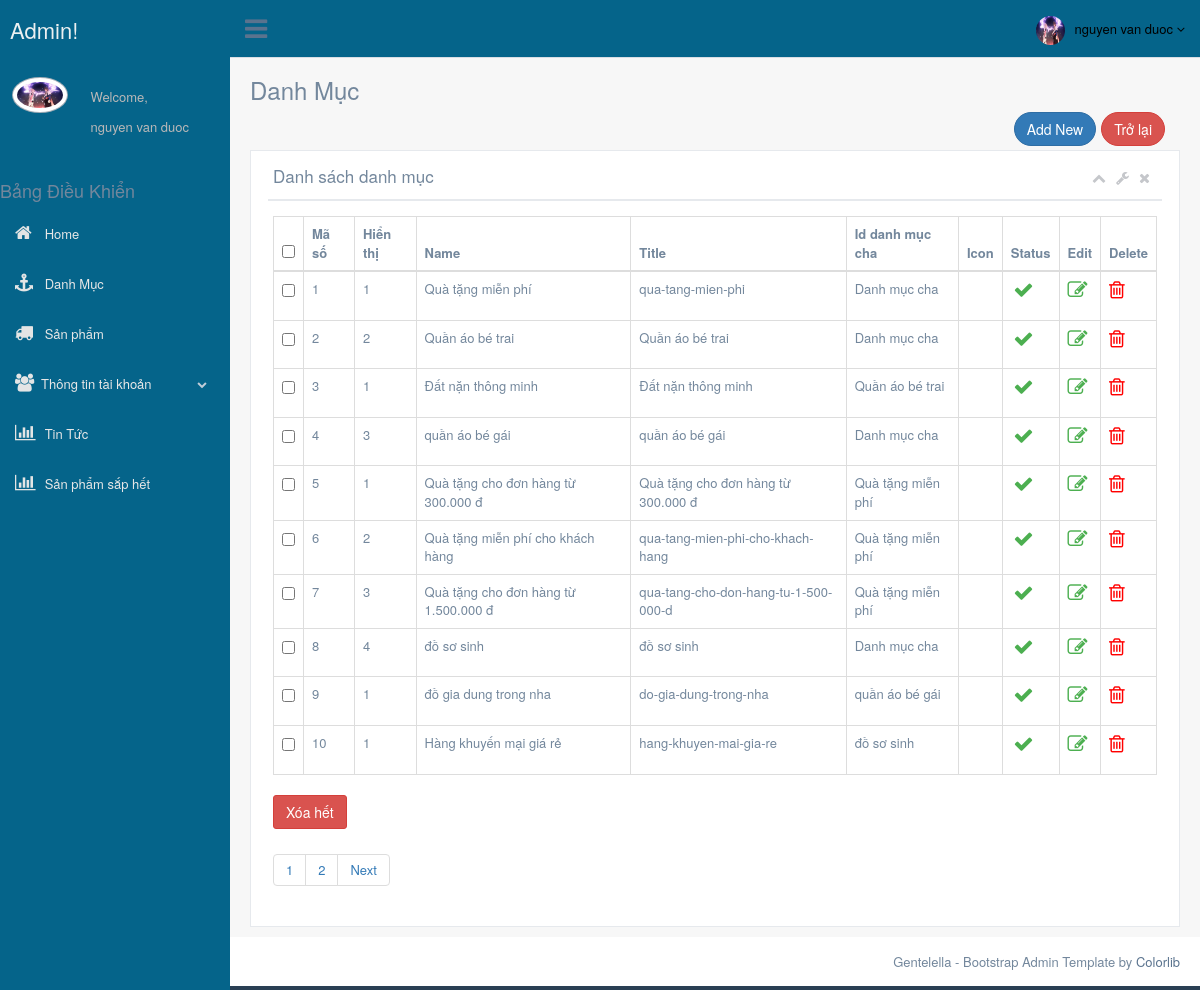
/admin/views/banner/index.php (signed in), run on the app's committed database.
### tables this page shows
CREATE TABLE `category` (
  `id` int(11) NOT NULL,
  `parent_id` tinyint(4) DEFAULT NULL,
  `name` varchar(255) DEFAULT NULL,
  `title` varchar(255) DEFAULT NULL,
  `icon` varchar(5) DEFAULT NULL,
  `sort_order` tinyint(4) DEFAULT NULL,
  `status` tinyint(4) DEFAULT NULL,
  `created_at` timestamp NOT NULL DEFAULT CURRENT_TIMESTAMP
);

### libraries/My_Model.php (called while the page is built, shortened)
<?php
    class My_Model
    {
        public $conn;
        public function __construct()
        {
            $this->conn = mysqli_connect("localhost","root","","shoptreem") or die ();
            mysqli_set_charset($this->conn,"utf8");
        }
        public function countTable($table)
        {
            $sql = "SELECT id FROM  {$table}";
            $result = mysqli_query($this->conn, $sql) or die("Lỗi Truy Vấn countTable----" .mysqli_error($this->conn));
            $num = mysqli_num_rows($result);
            return $num;
        }
        public function fetchwhere ($table ,$where)
        {
            $sql = "SELECT * FROM {$table} WHERE ";
            $sql .= $where;
            $result = mysqli_query($this->conn, $sql) or die("Lỗi Truy Vấn fetch" .mysqli_error($this->conn));
            $data = [];
            if( $result)
            {
                while ($num = mysqli_fetch_assoc($result))
                {
                    $data[] = $num;
                }
            }
            return $data;
        }
        public function fetchAllpagina($table , $start,$pagi)
        {
            $sql = "SELECT * FROM {$table} ";
            $sql .= " LIMIT {$start} , {$pagi}";
            $result = mysqli_query($this->conn,$sql) or die("Lỗi Truy Vấn fetchAll " .mysqli_error($this->conn));
            $data = [];
            if( $result)
            {
                while ($num = mysqli_fetch_assoc($result))
                {
                    $data[] = $num;
                }
            }
            return $data;
        }
    }
 ?>

### admin/views/banner/view.php (the view, shortened to what this page needs)
<?php
  class showData
  {
    public $db;
   public  function __construct()
    {
      $this->db = new My_Model();
    }
    public function show_list($start,$display)
    {
      $data = $this->db ->fetchAllpagina('category' , $start,$display);
      return $data;
    }
     public function countid()
     {
       $data = $this->db->countTable('category');
       return $data;
     }
     public function show_parent($table,$where)
     {
        $data = $this->db->fetchwhere($table,$where);
        return $data;
     }
  }
  $show_list_cate = new showData();
  $display = 10;
  $start = (isset($_GET['s']) && filter_var($_GET['s'],FILTER_VALIDATE_INT,array('min_range'=>1)))?$_GET['s']:0;
  $record = $show_list_cate ->countid();
  $data =$show_list_cate ->show_list($start,$display);
?>
<div class="right_col" role="main">
  <div class="">
    <div class="page-title">
        <div class="title_left">  <h3>Danh Mục</h3>  </div>
            <div class="title_right">
                <div class="col-md-5 col-sm-5 col-xs-12 form-group pull-right top_search">
                </div>
            </div>
            <div class="col-md-12 col-sm-12 col-xs-12 form-group pull-right ">
                <button type="button" class="btn btn-round btn-danger" onclick="history.go(-1); return false;" style="float: right;" >Trở lại</button>
                <a href="index.php?action=add" class="btn btn-round btn-primary" style="float: right;">Add New </a>
            </div>
        </div>
        <div class="clearfix"></div>
            <div class="row">
                <div class="col-md-12 col-sm-12 col-xs-12">
                    <div class="x_panel">
                        <div class="x_title">
                            <h2>Danh sách danh mục<small>sub title</small></h2>
                            <ul class="nav navbar-right panel_toolbox">
                                <li><a class="collapse-link"><i class="fa fa-chevron-up"></i></a></li>
                                <li class="dropdown">
                                    <a href="#" class="dropdown-toggle" data-toggle="dropdown" role="button" aria-expanded="false"><i class="fa fa-wrench"></i></a>
                                </li>
                                <li><a class="close-link"><i class="fa fa-close"></i></a></li>
                            </ul>
                             <div class="clearfix"></div>
                        </div>
                        <div class="x_content">
                        <div class="row">
                        <div class="col-sm-12">
                            <form method="get" action="" class="list_filter form">
                                <table class="table table-bordered">
                                    <thead>
                                        <tr>
                                          <th><input type="checkbox" value="" id="checkAll"></th>
                                          <th>Mã số</th>
                                          <th>Hiển thị</th>
                                          <th>Name</th>
                                          <th>Title</th>
                                          <th> Id danh mục cha</th>
                                          <th>Icon</th>
                                          <th>Status</th>
                                          <th>Edit</th>
                                          <th>Delete</th>
                                        </tr>
                                    </thead>
                                    <tbody>
                                    <?php
                                      $stt = 0;
                                      if (empty($data)) {
                                        $_SESSION['success'] = "Không có dữ liệu !!!";
                                      }else
                                      {
                                      foreach ($data as $key => $value) {
                                        $stt = $stt +1 ;
                                echo'
                                <tr class="row_'.$value['id'].'">
                                  <td class="center">
                                <input type="checkbox" name="id[]" value="'.$value['id'].'" class="checkitem">
                              </td>
                              <td class="center">'.$stt.'</td>
                              <td class="center" >'.$value['sort_order'].'</td>
                              <td>'.$value['name'].'</td>
                              <td>'.$value['title'].'</td>
                              <td>';
                                $where = 'id = '.$value["parent_id"];
                                $parent_name = $show_list_cate-> show_parent('category',$where);
                              if(!empty($parent_name))
                              {
                                  foreach ($parent_name as $key => $values) {
                                    echo $values['name'];
                                  }
                              }
                              else
                              {
                                echo "Danh mục cha";
                              }
                              echo '</td>
                              <td class="center" ><i class="'.$value['icon'].'" style="font-size: 20px; color: #4caf50;"></i></td>
                               <td class="center">';
                               if ($value['status'] ==1) {
                                echo '<i class="fa fa-fw fa-check" style="font-size: 20px; color: #4caf50;"></i>';
                               }
                               else{
                                  echo '<i class="fa fa-fw fa-close" style="font-size: 20px; color: red;"></i>';
                               }
                              echo  '</td>
                              <td class="center">
                                <a href="index.php?action=edit&id='.$value['id'].'">
                                  <i class="fa fa-edit" style="font-size: 20px; color: #4caf50;">
                                  </i>
                                </a>
                              </td>
                              <td class="center">
                                <a href ="../../controller/CateController.php?action=delete&id='.$value['id'].'" >
                                  <i class="fa fa-trash-o" style="font-size: 20px; color: red;">
                                  </i>
                                </p>
                              </td>
                            </tr>
                                ';
                              }
                              }
                            ?>
                          </tbody>
                        </table>
                        <div class="list_action itemActions">
                            <a url="http://localhost/www/doan_MVC/admin/controller/CateController.php?action=deleteall" class="btn btn-danger" id="submit" href="#submit">
                                <span style="color:white;">Xóa hết</span>
                            </a>
                        </div>
                      </form>
                    </div>
                  </div>
                   <?php
                        $table ='category';
                        $link = 'index.php';
                        echo pagination($display,$table,$link,$record);
                      ?>
                  </div>
                </div>
              </div>
            </div>
          </div>
        </div>

### admin/views/banner/index.php (shortened to what this page needs)
<!DOCTYPE html>
<html lang="en">
  <head>
  <?php require_once("../../teamplate/head.php"); ?>
 </head>
 <body class="nav-md">
    <div class="container body">
      <div class="main_container">
       <?php require_once("../../teamplate/sidebar.php"); ?>
        <?php require_once("../../teamplate/top.php"); ?>
            <?php
      if(isset($_GET['action']))
      {
        $action = $_GET['action'];
        switch ($action) {
          case 'add':
            include_once("add.php");
            break;
          case 'edit':
            include_once("edit.php");
            break;
          default:
            include_once("view.php");
            break;
        }
      }else
      {
        include_once("view.php");
      }
    ?>
        <footer>
          <?php require_once("../../teamplate/footer.php"); ?>
        </footer>
      </div>
    </div>
  </body>
</html>

### admin/teamplate/head.php (shortened to what this page needs)
<link href="../../public/vendors/bootstrap/dist/css/bootstrap.min.css" rel="stylesheet">
<link href="../../public/vendors/font-awesome/css/font-awesome.min.css" rel="stylesheet">
<link href="../../public/vendors/nprogress/nprogress.css" rel="stylesheet">
<link href="../../public/vendors/malihu-custom-scrollbar-plugin/jquery.mCustomScrollbar.min.css" rel="stylesheet"/>
<link href="../../public/build/css/custom.css" rel="stylesheet">
<link href="../../public/style/css/style.css" rel="stylesheet">

### admin/teamplate/sidebar.php (shortened to what this page needs)
<div class="col-md-3 left_col menu_fixed">
          <div class="left_col scroll-view">
            <div class="navbar nav_title" style="border: 0;">
              <a href="index.html" class="site_title"> <span>Admin!</span></a>
            </div>
            <div class="profile clearfix">
              <div class="profile_pic">
                <img src="../../../upload/admin/<?php echo (isset($_SESSION['image']))?$_SESSION['image']:"" ?>" alt="..." class="img-circle profile_img">
              </div>
              <div class="profile_info">
                <span>Welcome, <br/><?php echo (isset($_SESSION['name']))?$_SESSION['name']:"" ?> </span>
              </div>
            </div>
            <br />
            <div id="sidebar-menu" class="main_menu_side hidden-print main_menu">
              <div class="menu_section">
                <h2>Bảng Điều Khiển</h2>
                <ul class="nav side-menu">
                  <li><a class="" href="../home"><i class="fa fa-home"></i> Home</a></li>
                  <li><a href="../category"><i class="fa fa-anchor"></i> Danh Mục</a></li>
                  <li><a href="../product"><i class="fa fa-truck"></i> Sản phẩm </a></li>
                  <li><a><i class="fa fa-users"></i></i>Thông tin tài khoản <span class="fa fa-chevron-down"></span></a>
                  </li>
                  <li><a href="../news"><i class="fa fa-bar-chart"></i> Tin Tức </a></li>
                  <li><a href="../product_end"><i class="fa fa-bar-chart"></i> Sản phẩm sắp hết </a></li>
                </ul>
              </div>
            </div>
          </div>
        </div>

### admin/teamplate/top.php (shortened to what this page needs)
<div class="top_nav">
  <div class="nav_menu">
    <nav>
      <div class="nav toggle">
        <a id="menu_toggle"><i class="fa fa-bars"></i></a>
      </div>
      <ul class="nav navbar-nav navbar-right">
        <li class="">
          <a href="javascript:;" class="user-profile dropdown-toggle" data-toggle="dropdown" aria-expanded="false">
            <img src="../../../upload/admin/<?php echo (isset($_SESSION['image']))?$_SESSION['image']:"" ?>" alt=""><?php echo (isset($_SESSION['name']))?$_SESSION['name']:"" ?>
            <span class=" fa fa-angle-down"></span>
          </a>
        </li>
      </ul>
    </nav>
  </div>
</div>

### libraries/function.php (shortened to what this page needs)
<?php
    function pagination($display,$table,$link,$record)
	{
		global $start;
		if(isset($_GET['p']) && filter_var($_GET['p'] , FILTER_VALIDATE_INT,array('min_range' =>1)))
			{
				$page = $_GET['p'];
			}
			else
			{
				if($record > $display)
				{
					$page = ceil($record / $display);
				}
				else{
					$page = 1;
				}
			}
			$output = "<ul class ='pagination'>";
		if($page >1)
		{
			$current_page = ($start / $display) +1;
			for($i=1;$i<=$page;$i++)
			{
				if($i != $current_page)
				{
					$output .="<li><a href='".$link."?s=".($display * ($i-1))."&p={$page}' aria-controls='example1' data-dt-idx='1' tabindex='".$i."'>{$i}</a></li>";
				}
				else
				{
					$output .="<li ><a href='".$link."?s=".($display * ($i-1))."p={$page}' aria-controls='example1' data-dt-idx='1' tabindex='".$i."'>{$i}</a></li>";
				}
			}
			if($current_page != $page)
			{
				$output .="<li class='paginate_button next' id='example1_next'><a href='".$link."?s=".($start + $display)."&p={$page}' aria-controls='example1' data-dt-idx='7' tabindex='0'>Next</a></li>";
			}
		}
		$output .="</ul>";
		return $output ;
	}
?>

### admin/teamplate/footer.php
<div class="pull-right">
	Gentelella - Bootstrap Admin Template by <a href="https://colorlib.com">Colorlib</a>
</div>
<div class="clearfix"></div>

### data on the page
category: sort_order "1", name "Quà tặng miễn phí", title "qua-tang-mien-phi", shows "Danh mục cha", status 1 (drawn)
category: sort_order "2", name "Quần áo bé trai", title "Quần áo bé trai", shows "Danh mục cha", status 1 (drawn)
category: sort_order "1", name "Đất nặn thông minh", title "Đất nặn thông minh", status 1 (drawn)
category: sort_order "3", name "quần áo bé gái", title "quần áo bé gái", shows "Danh mục cha", status 1 (drawn)
category: sort_order "1", name "Quà tặng cho đơn hàng từ 300.000 đ", title "Quà tặng cho đơn hàng từ 300.000 đ", status 1 (drawn)
category: sort_order "2", name "Quà tặng miễn phí cho khách hàng", title "qua-tang-mien-phi-cho-khach-hang", status 1 (drawn)
category: sort_order "3", name "Quà tặng cho đơn hàng từ 1.500.000 đ", title "qua-tang-cho-don-hang-tu-1-500-000-d", status 1 (drawn)
category: sort_order "4", name "đồ sơ sinh", title "đồ sơ sinh", shows "Danh mục cha", status 1 (drawn)
category: sort_order "1", name "đồ gia dung trong nha", title "do-gia-dung-trong-nha", status 1 (drawn)
category: sort_order "1", name "Hàng khuyến mại giá rẻ", title "hang-khuyen-mai-gia-re", status 1 (drawn)

### other printed values
$_SESSION['name'] "nguyen van duoc"
